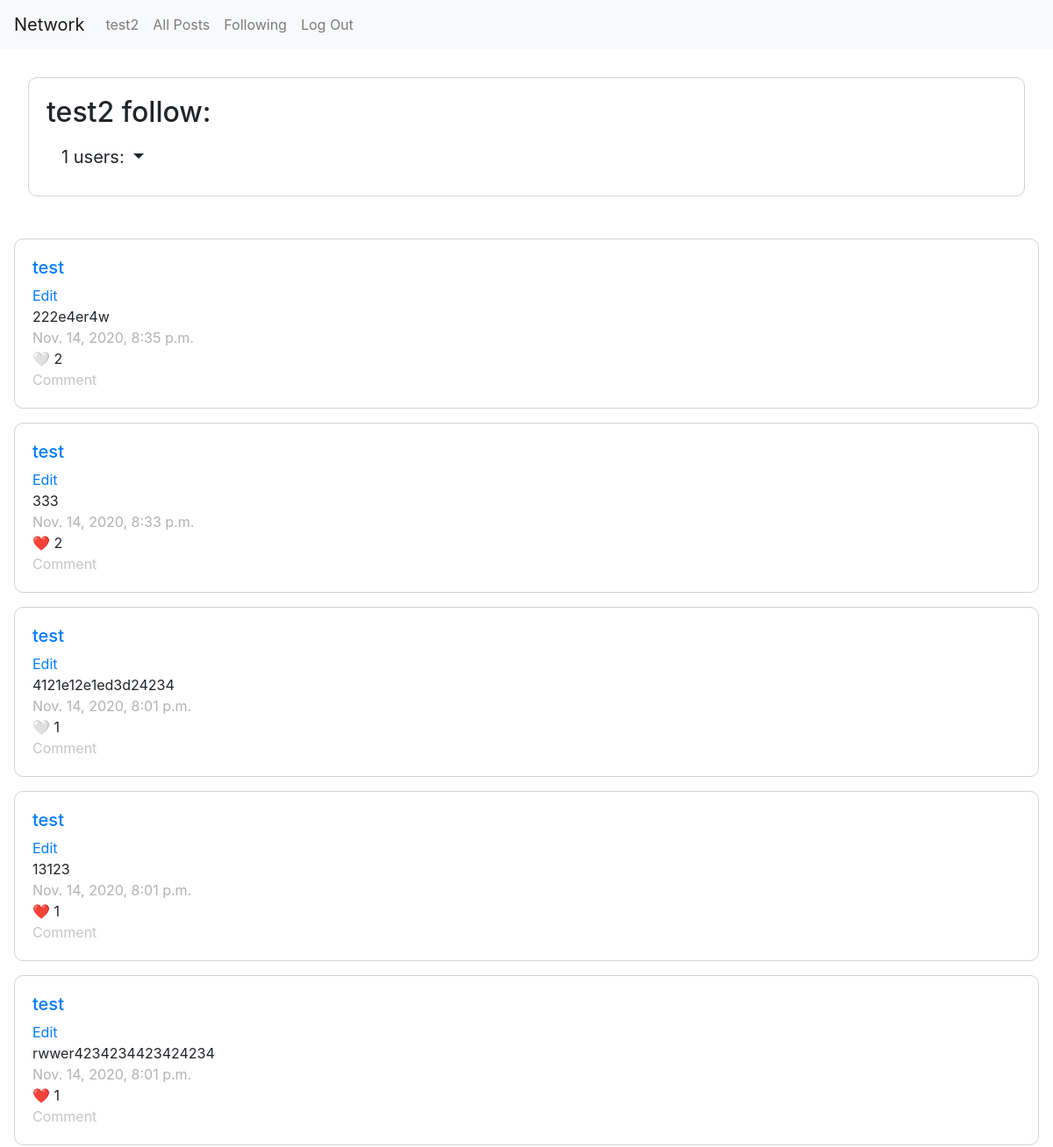
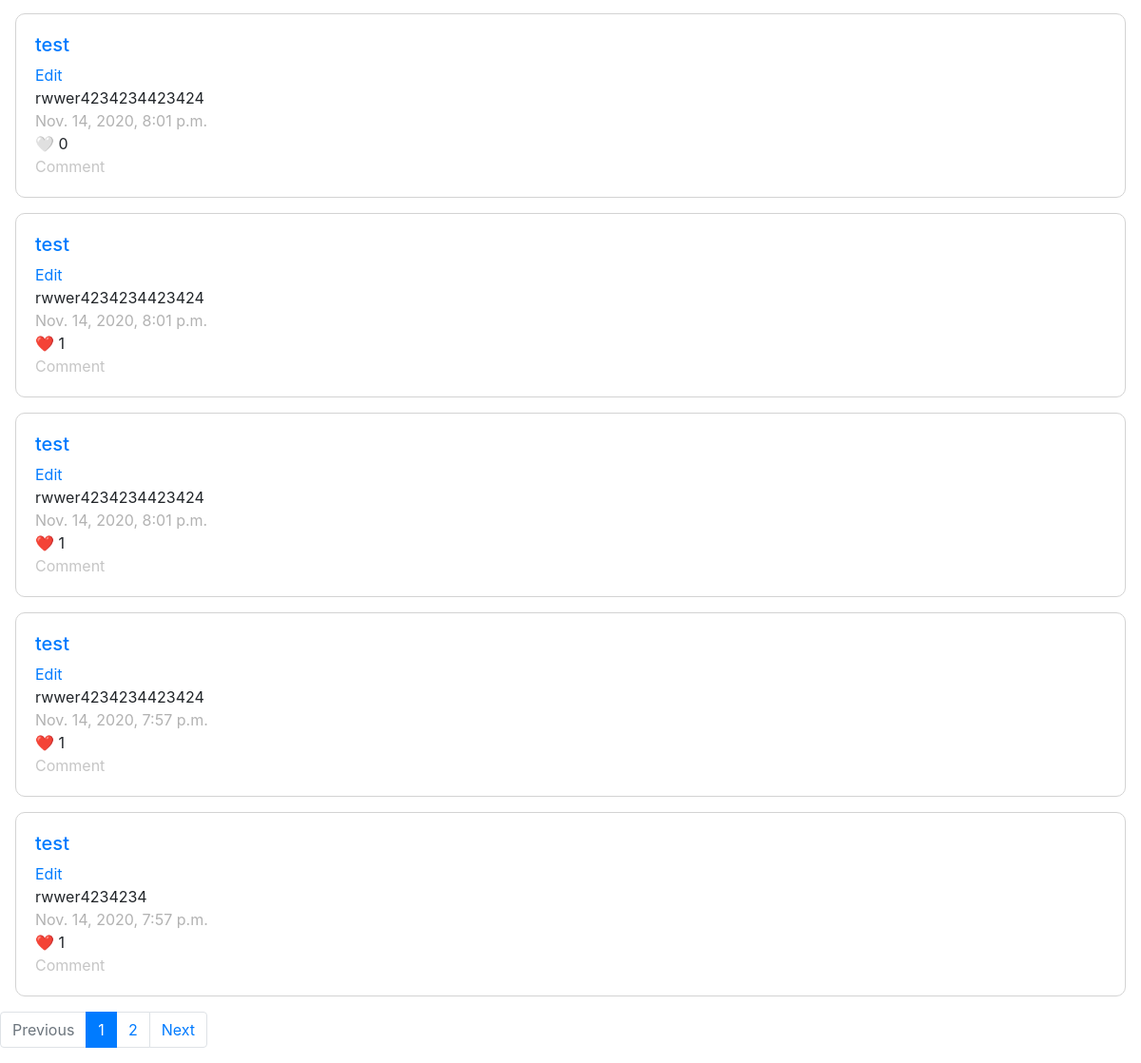
The page /follow (signed in) on the database as committed earlier (2 pictures, top to bottom).
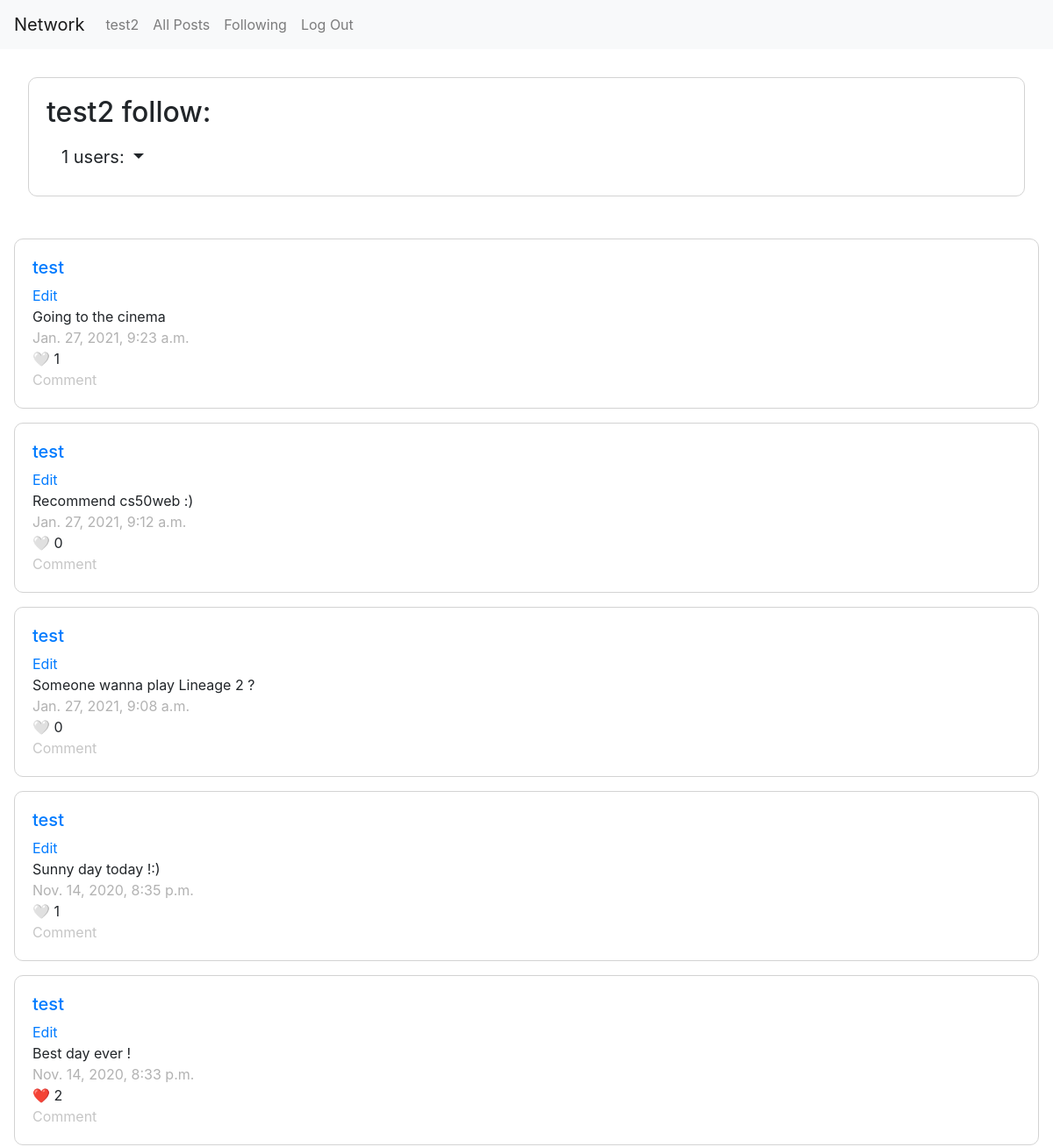
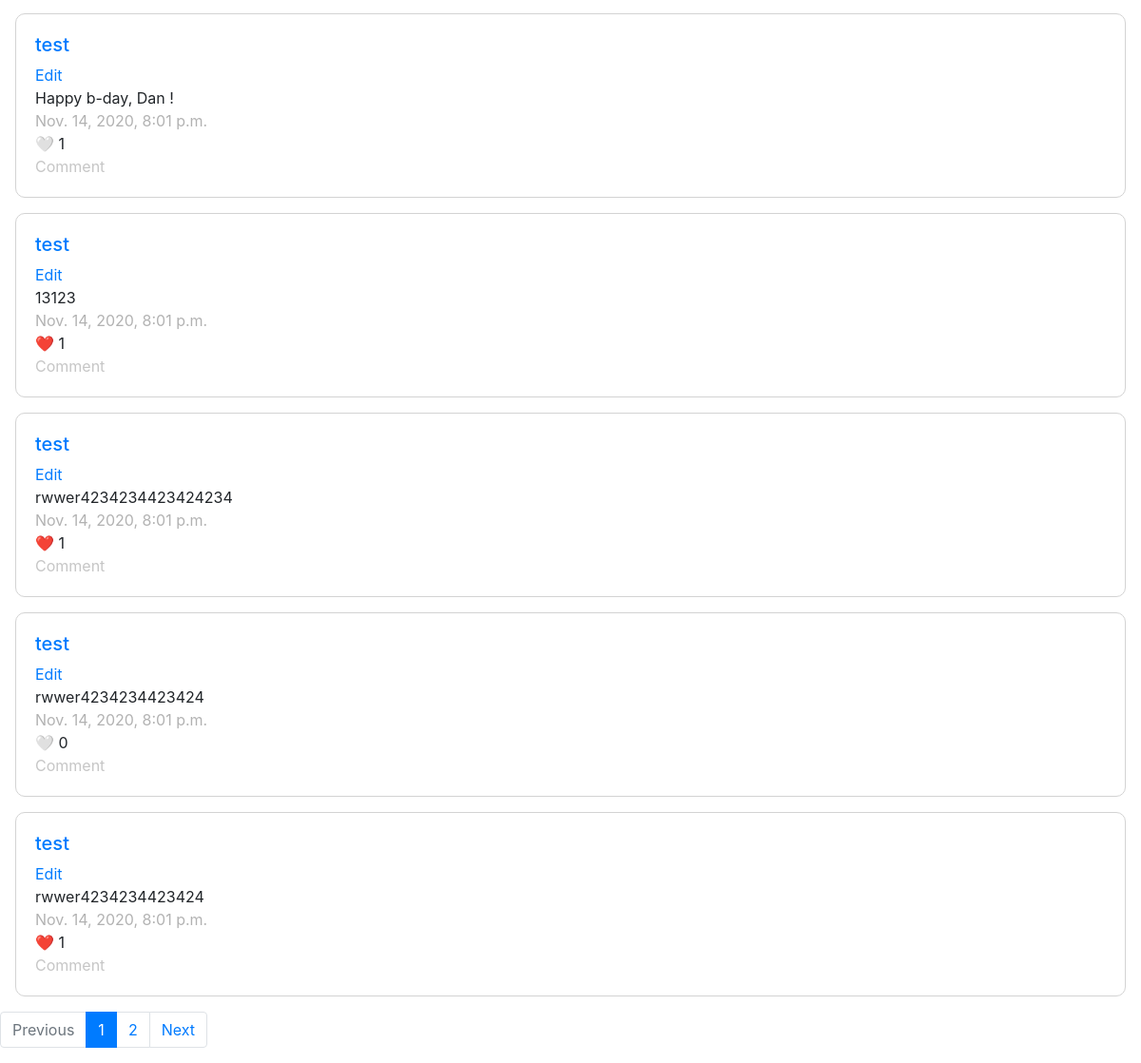
The same page on the database as committed later (2 pictures, top to bottom).
### network/models.py (models this page shows, shortened)
class Post(models.Model):
    user = models.ForeignKey("User", on_delete=models.CASCADE, related_name="user")
    text = models.CharField(max_length=255)
    likes = models.ManyToManyField('User', blank=True, related_name='likes')
    timestamp = models.DateTimeField(auto_now_add=True)

class User(AbstractUser):
    pass

### network/views.py (the view)
# urls.py: path("follow", views.follow, name="follow"),
@login_required(login_url='login')
def follow(request):
    user = User.objects.get(id=request.user.id)
    follow = User.objects.get(username=user)
    following = follow.following.count()
    follow_query = UserFollowing.objects.filter(user_id=user)
    follow_list = list()
    for follow in follow_query:
        follow_list.append(follow.following_user_id)
    my_filter_qs = Q()
    for user in follow_list:
        my_filter_qs = my_filter_qs | Q(user=user)
    posts = Post.objects.filter(my_filter_qs)
    posts = posts.order_by("-timestamp")
    page = request.GET.get('page', 1)
    paginator = Paginator(posts, 10)
    try:
        posts = paginator.page(page)
    except PageNotAnInteger:
        posts = paginator.page(1)
    except EmptyPage:
        posts = paginator.page(paginator.num_pages)
    follow_users = []
    for users in follow_query:
        follow_users.append(users.following_user_id.username)
    print(tuple(follow_users))
    return render(request, 'network/follow.html', {
        'name': user,
        'following': following,
        'follow_users': tuple(follow_users),
        'posts': posts})

### network/templates/network/follow.html (shortened to what this page needs)
{% extends "network/layout.html" %}
{% load static %}
{% block body %}
<div class='card-body'>
    <h2>{{ request.user.username }} follow:</h2>
	<div class="dropdown show">
	<a class="btn btn-ligh dropdown-toggle btn-lg" href="#" role="button" id="dropdownMenuLink" data-toggle="dropdown" aria-haspopup="true" aria-expanded="false">
		 {{ following }} users:
	</a>
	</div>
</div>
</div>
{% for post in posts %}
<div id='{{post.id}}' class="card-body post">
	<h5><a href="/profile/{{post.user}}">{{post.user}}</a></h5>
  {% if user|stringformat:"s" != name|stringformat:"s" %}
	  <a href=# class='edit'>Edit</a>
  {% endif %}
	<span id='edit_text' style="display: block">{{post.text}}</span>
	<span style='color:#b2b2b2'>{{post.timestamp}}</span>
{% if request.user in post.likes.all %}
        	<div class='like'>❤️ {{post.likes.all.count}}</div>
        {% else %}
          <div class='like'>🤍 {{post.likes.all.count}}</div>
        {% endif %}
	<a style='color:#c6c6c6'>Comment</a>
</div>
{% endfor %}
{% if posts.has_other_pages %}
  <ul class="pagination">
    {% if posts.has_previous %}
      <li class="page-item"><a class="page-link" href="?page={{ posts.previous_page_number }}">Previous</a></li>
    {% else %}
      <li class="page-item disabled">
        <span class="page-link" href="#" tabindex="-1" aria-disabled="true">Previous</span>
      </li>
    {% endif %}
    {% for i in posts.paginator.page_range %}
      {% if posts.number == i %}
        <li class="page-item active" aria-current="page">
        <a class="page-link" href="#">{{ i }} <span class="sr-only">(current)</span></a>
      {% else %}
        <li class="page-item"><a class="page-link" href="?page={{ i }}">{{ i }}</a></li>
      {% endif %}
    {% endfor %}
    {% if posts.has_next %}
      <li class="page-item"><a class="page-link" href="?page={{ posts.next_page_number }}">Next</a></li>
    {% else %}
      <li class="page-item disabled">
        <span class="page-link" href="#" tabindex="-1" aria-disabled="true">Next</span>
      </li>
    {% endif %}
  </ul>
{% endif %}
{% endblock %}

Rows that differ between the two databases and show on the page:
no longer on this page (row unchanged): Post: user "test", text "rwwer4234234423424", timestamp "Nov. 14, 2020, 8:01 p.m.", likes.all.count "1"
no longer on this page (row unchanged): Post: user "test", text "rwwer4234234423424", timestamp "Nov. 14, 2020, 7:57 p.m.", likes.all.count "1"
no longer on this page (row unchanged): Post: user "test", text "rwwer4234234", timestamp "Nov. 14, 2020, 7:57 p.m.", likes.all.count "1"
added Post: user "test", text "Going to the cinema", timestamp "Jan. 27, 2021, 9:23 a.m.", likes.all.count "1"
added Post: user "test", text "Recommend cs50web :)", timestamp "Jan. 27, 2021, 9:12 a.m.", likes.all.count "0"
added Post: user "test", text "Someone wanna play Lineage 2 ?", timestamp "Jan. 27, 2021, 9:08 a.m.", likes.all.count "0"
changed Post: text "222e4er4w" → "Sunny day today !:)"; likes.all.count "2" → "1"
changed Post: text "333" → "Best day ever !"
changed Post: text "4121e12e1ed3d24234" → "Happy b-day, Dan !"
